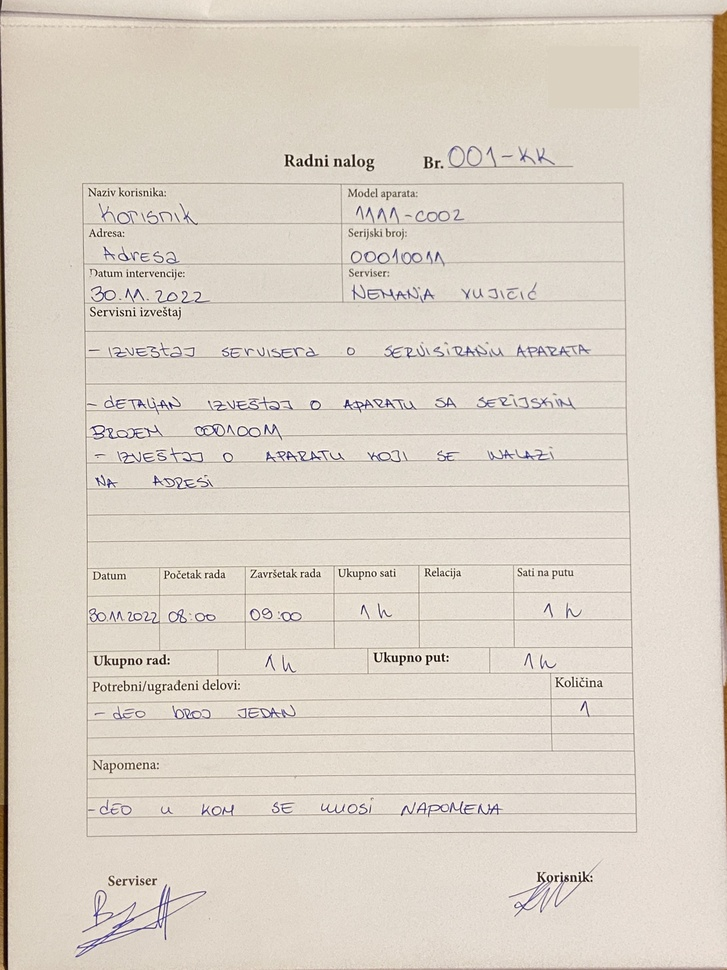
#> input picture originale.JPG, 727 x 970 px, shrunk from 3024 x 4032 before the run, found by its file name
$ python enhance.py
#> lines starting #> are read from the running program, lines starting #| are printed output that depends on the picture
import numpy as np
import cv2

sensitivity=150

img = cv2.imread('originale.jpg', 1)
#> img is the input picture: shape (970, 727, 3); mean B, G, R 198, 209.8, 218.8
retus=img.copy()

def podebljaj(image):
    image = cv2.bitwise_not(image)
    kernel = np.ones((2,2),np.uint8)
    image = cv2.dilate(image,kernel,iterations=3)
    image = cv2.bitwise_not(image)
    return (image)

height, width, sat= retus.shape
#> height = 970; width = 727; sat = 3
for x in range(0,height):
         for y in range(0,width):
           if (retus.item(x,y,0))>sensitivity:
             retus.itemset((x,y,0),255)
             retus.itemset((x,y,1),255)
             retus.itemset((x,y,2),255)
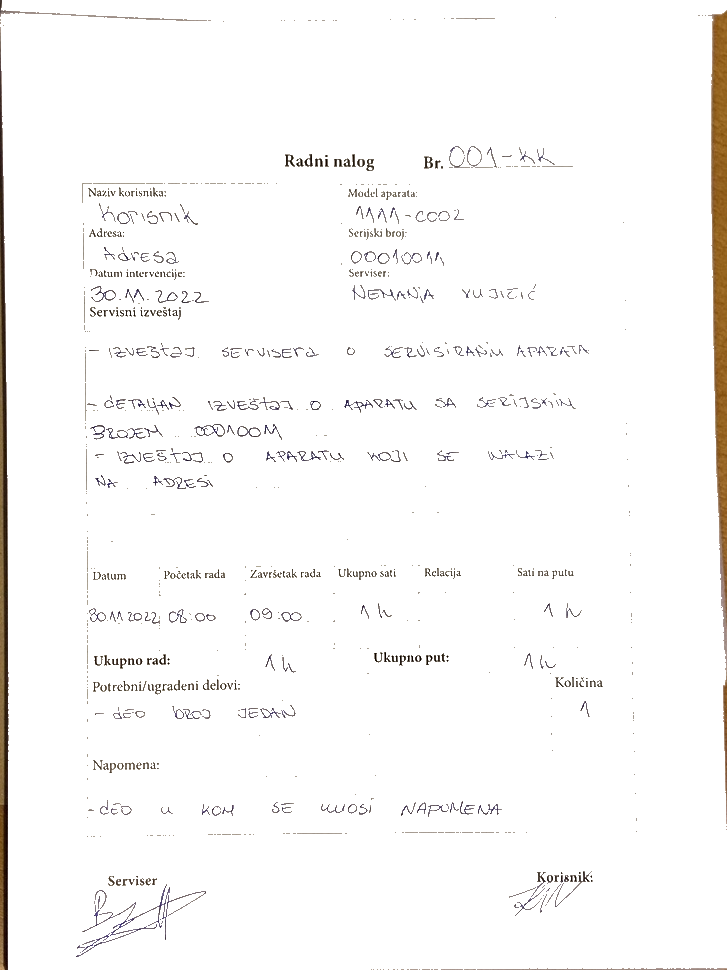
#> retus: shape (970, 727, 3); mean B, G, R 247.6, 248.5, 249.4

rr=podebljaj(retus)
#> in podebljaj, `image = cv2.bitwise_not(image)`:
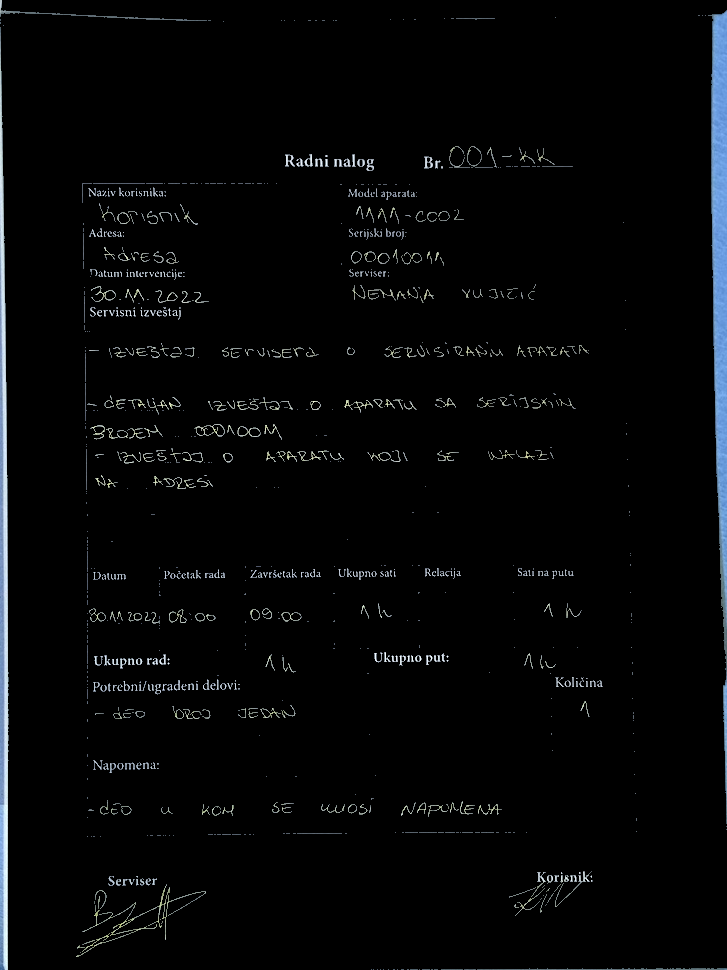
#> image: shape (970, 727, 3); mean of channels 0, 1, 2 7.4, 6.5, 5.6; drawn as B, G, R
#> in podebljaj, `image = cv2.dilate(image,kernel,iterations=3)`:
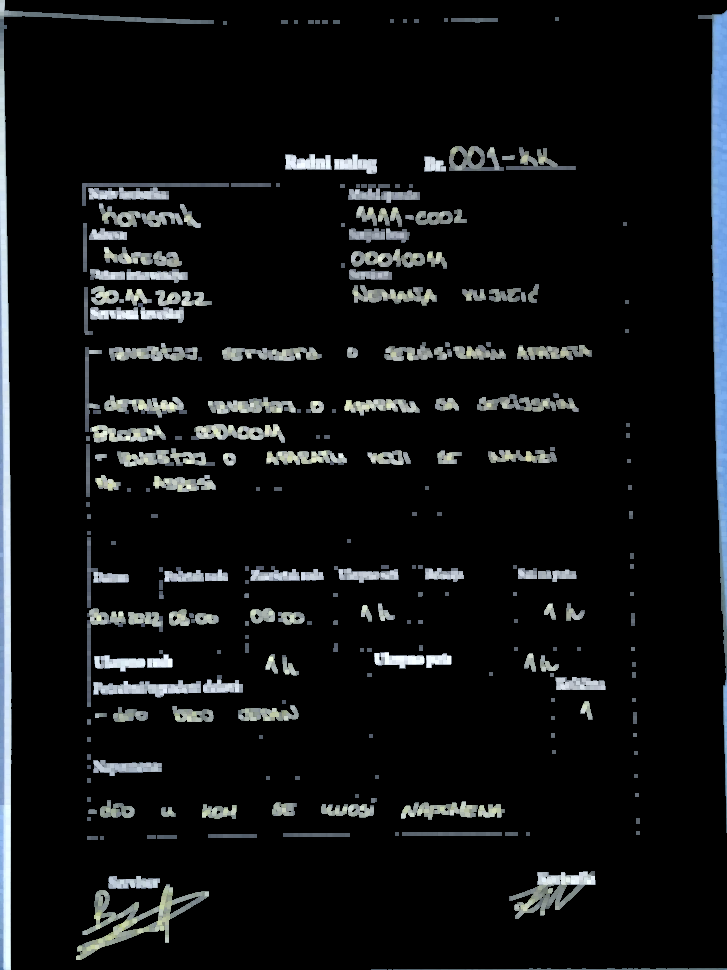
#> image: shape (970, 727, 3); mean of channels 0, 1, 2 18.8, 17.9, 16.3; drawn as B, G, R
#> in podebljaj, `image = cv2.bitwise_not(image)`:
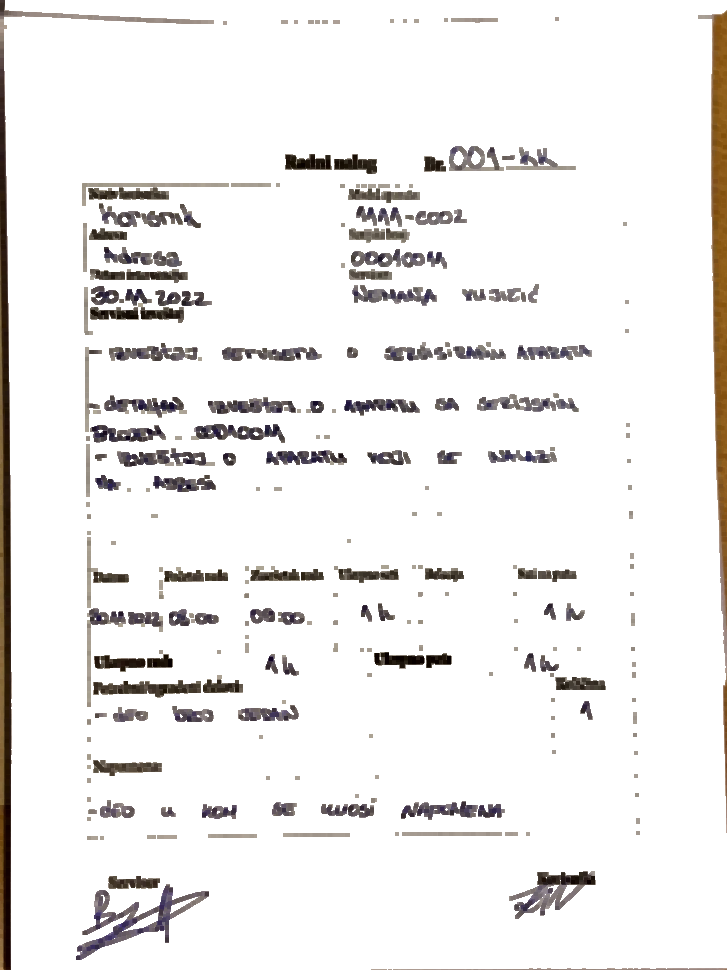
#> image: shape (970, 727, 3); mean of channels 0, 1, 2 236.2, 237.1, 238.7; drawn as B, G, R
cv2.imwrite("cleaned.jpg",rr)

$ run again, with example.jpg copied over originale.JPG
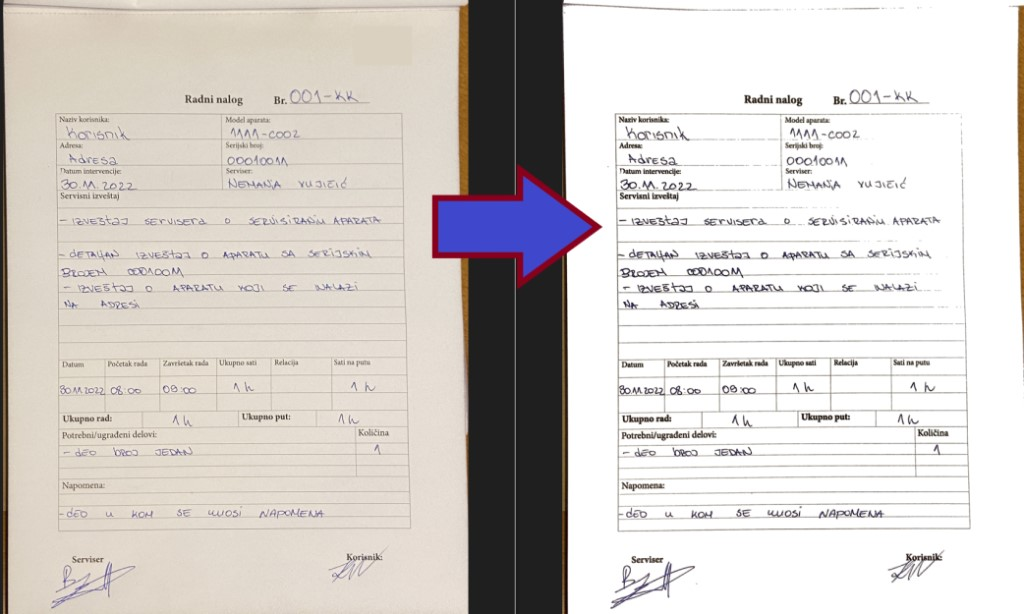
#> input picture example.jpg, 1024 x 614 px, found by its file name
#> img is the input picture: shape (614, 1024, 3); mean B, G, R 203.4, 207.1, 212.1
#> after the loop `for x in range(0,height):`:
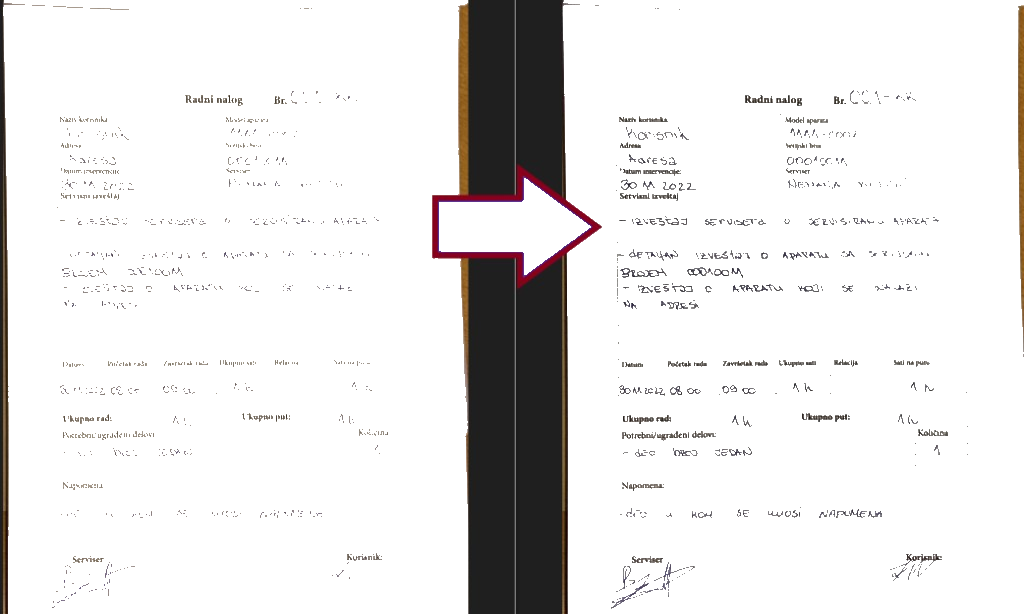
#> retus: shape (614, 1024, 3); mean B, G, R 229.8, 230.2, 231.4
#> in podebljaj, `image = cv2.bitwise_not(image)`:
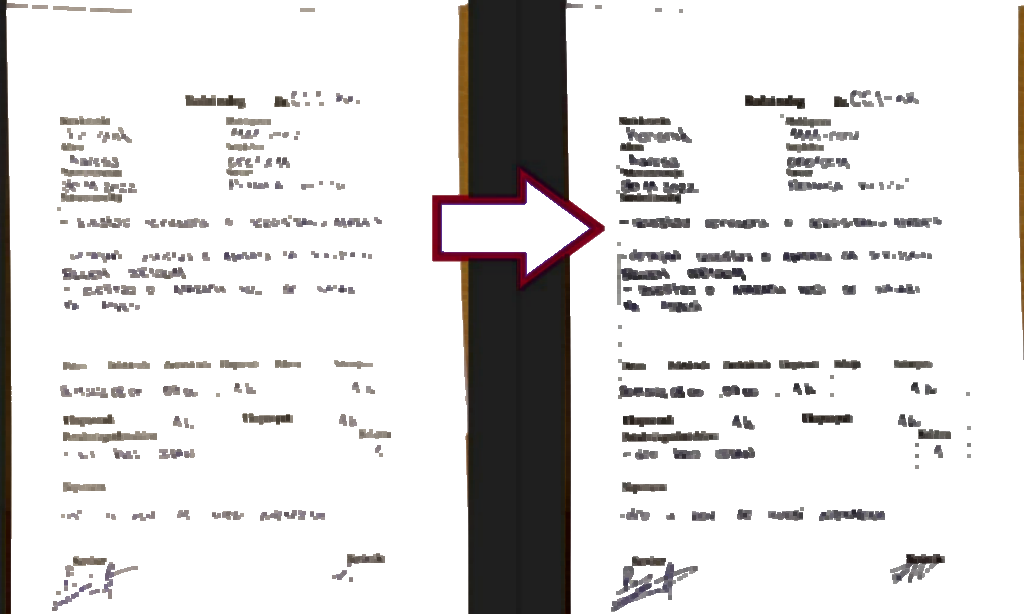
#> image: shape (614, 1024, 3); mean of channels 0, 1, 2 219.7, 220.1, 221.6; drawn as B, G, R
